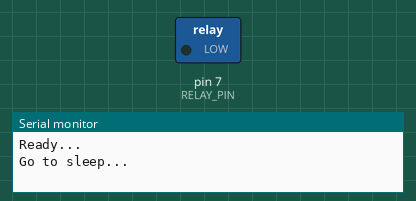
Recording of a sketch running on a simulated Arduino Nano, built with avr-gcc and run on an emulated ATmega328P. On the bench: switched loads named in the sketch (green lamp = pin HIGH), the last lines printed to the serial monitor.

Above: at 10.1 s.
At 20.7 s:
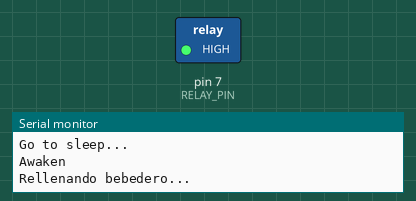
Timing chart, 0 to 30.9 s (numbered marks = the images above):
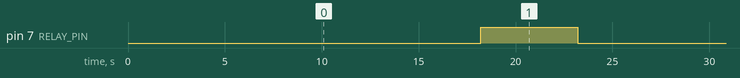

Measured:
- by itself, pin 7 (RELAY_PIN): alternates HIGH for 5.0 s and LOW for 17.2 s

The sketch:

servo_lucia.ino
```cpp
#include <LowPower.h>

#include <Servo.h>
#include "LowPower.h"

//defines for servo
Servo servo1;

#define PIN_SERVO 9         //conectado a D9 del arduino nano, que es pin digital y PWM
#define NUM_CICLO 4
#define SPEED_SERVO 1500    //default: 1500. Lower value, it goes faster

#define SLEEP_CYCLES 4      // tiempo = 4S * SLEEP_CYCLES[0:5) = 16 seg

//defines for bebedero

#define RELAY_PIN 7
#define REFILL_TIME 5000    // 5000 ms == 5s para rellenar bebedero (default)

//void comprobarBebedero(){

//}

void rellenarBebedero() {

  Serial.println("Rellenando bebedero...");

  digitalWrite(RELAY_PIN, HIGH);
  delay(REFILL_TIME);
  digitalWrite(RELAY_PIN, LOW);

  delay(500);

  Serial.println("Bebedero lleno");
}

void rellenarComedero() {
  Serial.println("Rellenando comedero...");
  for (int i = 0; i <= NUM_CICLO; i++) {
    //Serial.println(i);
    servo1.write(0);
    delay(SPEED_SERVO);
    servo1.write(105);
    delay(SPEED_SERVO);
  }

  // Posicion estatica
  servo1.write(90);
  delay(SPEED_SERVO);
  Serial.println("OK");
}

void setup() {

  Serial.begin(115200);

  // setup comedero
  //servo1.attach(PIN_SERVO);

  delay(1000);

  // setup bebedero
  pinMode(RELAY_PIN, OUTPUT);


  Serial.println("Ready...");
  delay(1000);
}

void loop() {

  // tengo q decirle aqui que lo haga solo cuando el arduino este despierto, y se supone q esta despierto el tiempo justo
  // para q se cojan datos de sensores y q se envie por lora, formacion de paquetes
  Serial.println("Go to sleep...");
  delay(200);

  for (int i = 0;  i < SLEEP_CYCLES; i++) {
    LowPower.powerDown(SLEEP_4S, ADC_OFF, BOD_OFF);   //se puede subir a SLEEP_8S
  }
  Serial.println("Awaken");

  //rellenarComedero();

  //comprobarBebedero();
  rellenarBebedero();


  delay(500);

}
```
